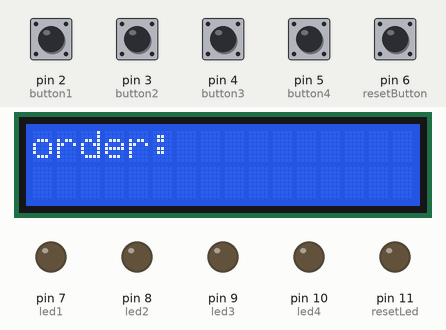
This sketch was run on a simulated Arduino Uno, built with avr-gcc and run on an emulated ATmega328P. Shown: 16×2 character LCD, output pins drawn as LEDs (lit = HIGH). Inputs (shaded band) come from the test bench; at power-on: pin 2 (button1), pin 3 (button2), pin 4 (button3), pin 5 (button4), pin 6 (resetButton) HIGH.

Above: at 1.2 s.
1.3 s: pin 2 (button1) pulled LOW for 0.15 s
At 1.9 s:
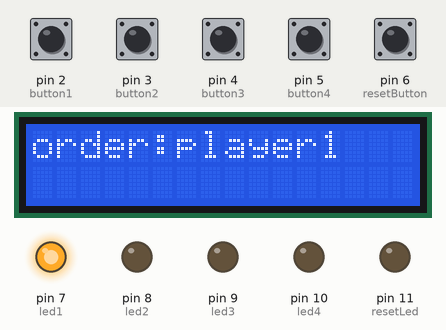
4.4 s: pin 6 (resetButton) pulled LOW for 0.15 s
At 4.59 s:
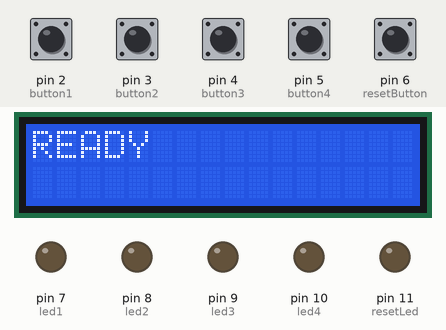
6.2 s: pin 3 (button2) pulled LOW for 0.15 s
At 6.8 s:
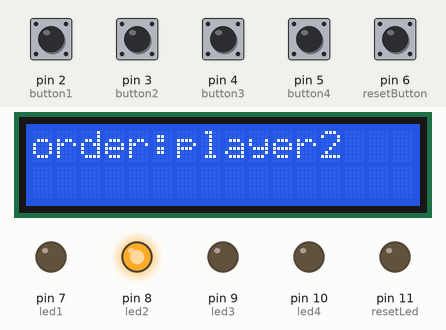
9.3 s: pin 6 (resetButton) pulled LOW for 1 s
At 10.0 s:
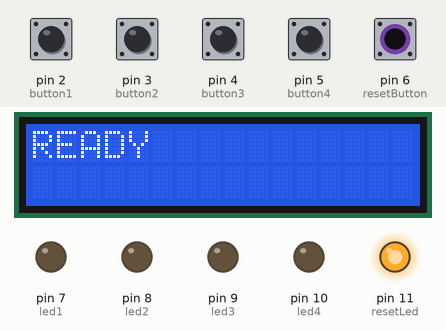
13.3 s: pin 4 (button3) pulled LOW for 0.15 s
At 14.7 s:
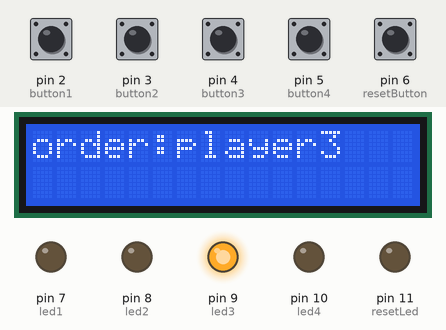
16.4 s: pin 6 (resetButton) pulled LOW for 0.15 s
At 18.2 s:
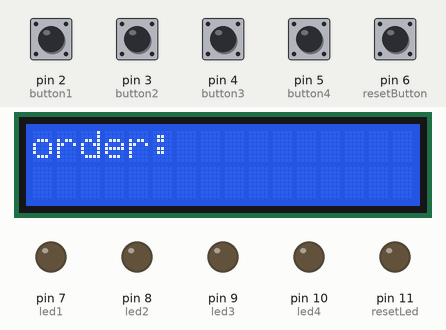
Timing chart, 0 to 19.7 s (numbered marks = the images above; inputs shaded):
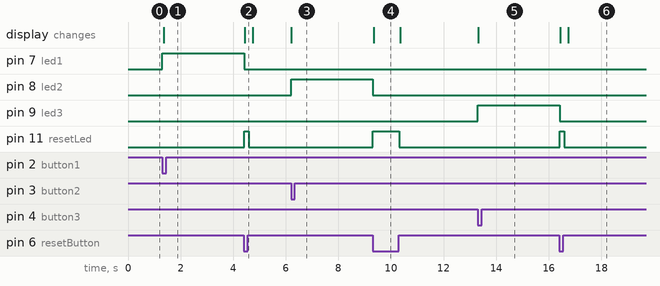

The sketch:

FINAL_CODE_BA_LCD.ino
```cpp
#include <LiquidCrystal_I2C.h>

const int button1 = 2;
const int button2 = 3;
const int button3 = 4;
const int button4 = 5;
const int resetButton = 6;
const int led1 = 7;
const int led2 = 8;
const int led3 = 9;
const int led4 = 10;
const int resetLed = 11;


enum Button
{
    nullBtn, A, B, C, D
};

// LCD
LiquidCrystal_I2C lcd(0x27, 16, 2);

bool buttonsPressed[4] = {false, false, false, false};
Button order[4] = {nullBtn, nullBtn, nullBtn, nullBtn};


void setup() {
  pinMode(button1, INPUT_PULLUP);
  pinMode(button2, INPUT_PULLUP);
  pinMode(button3, INPUT_PULLUP);
  pinMode(button4, INPUT_PULLUP);
  pinMode(resetButton, INPUT_PULLUP);
  pinMode(led1, OUTPUT);
  pinMode(led2, OUTPUT);
  pinMode(led3, OUTPUT);
  pinMode(led4, OUTPUT);
  pinMode(resetLed, OUTPUT);
    // LCD
    lcd.begin();
    lcd.clear();
    lcd.print("Order:");//Hootan Khoda lanatet kone!
}

void loop()
{
    // reset
    if(digitalRead(resetButton) == LOW)
    {
        digitalWrite(resetLed, HIGH);
        for(int i = 0; i < 4; i++)
        {
            buttonsPressed[i] = false;
            digitalWrite(led1 + i, LOW);
            order[i] = nullBtn;
            // print on LCD: READY
            lcd.clear();
            lcd.print("READY");
        }
        delay(12.5);
    }
    else
    {
        digitalWrite(resetLed, LOW);

        // the first player that hits the button
        if(!buttonsPressed[0] && !buttonsPressed[1] && !buttonsPressed[2] && !buttonsPressed[3])
        {
            if(digitalRead(button1) == LOW)
            {
                buttonsPressed[0] = true;
                digitalWrite(led1, HIGH);
                for(int i = 1; i < 4; i++)
                {
                    buttonsPressed[i] = false;
                    digitalWrite(led1 + i, LOW);
                }
            }
            else if(digitalRead(button2) == LOW)
            {
                buttonsPressed[1] = true;
                digitalWrite(led2, HIGH);
                for(int i = 0; i < 4; i++)
                {
                    if(i != 1)
                    {
                        buttonsPressed[i] = false;
                        digitalWrite(led1 + i, LOW);
                    }
                }
            }
            else if(digitalRead(button3) == LOW)
            {
                buttonsPressed[2] = true;
                digitalWrite(led3, HIGH);
                for(int i = 0; i < 4; i++)
                {
                    if(i != 2)
                    {
                        buttonsPressed[i] = false;
                        digitalWrite(led1 + i, LOW);
                    }
                }
            }
            else if(digitalRead(button4) == LOW)
            {
                buttonsPressed[3] = true;
                digitalWrite(led4, HIGH);
                for(int i = 0; i < 4; i++)
                {
                    if(i != 3)
                    {
                        buttonsPressed[i] = false;
                        digitalWrite(led1 + i, LOW);
                    }
                }
            }
        }


        // the order
        for(int i = 0; i < 4; i++)
        {
            if(order[i] == nullBtn)
            {
                if(digitalRead(button1) == LOW)
                    order[i] = A;
                else if(digitalRead(button2) == LOW)
                    order[i] = B;
                else if(digitalRead(button3) == LOW)
                    order[i] = C;
                else if(digitalRead(button4) == LOW)
                    order[i] = D;
            }
            break;
        }

        // show the orders on the LCD
        lcd.clear();
        lcd.print("order:");
        for(int i = 0; i < 4; i++)
        {
            switch(order[i])
            {
                case A:
                    lcd.print("player1");
                    break;
                case B:
                    lcd.print("player2");
                    break;
                case C:
                    lcd.print("player3");
                    break;
                case D:
                    lcd.print("player4");
                    break;
                case nullBtn:
                    break;
            }

            if(i < 3 && order[i + 1] != nullBtn)
                lcd.print("-");
        }
    }
}
```

Measured:
- after the input at 1.3 s, pin 7 (led1): LOW → HIGH at once; the display: changes after 0.05 s (image 1)
- after the input at 4.4 s, pin 7 (led1): HIGH → LOW at once; pin 11 (resetLed): LOW → HIGH at once, → LOW 0.17 s later; the display: changes at once (image 2)
- after the input at 6.2 s, pin 8 (led2): LOW → HIGH at once; the display: changes at once (image 3)
- after the input at 9.3 s, pin 8 (led2): HIGH → LOW at once; pin 11 (resetLed): LOW → HIGH at once, → LOW 1.0 s later; the display: changes at once (image 4)
- after the input at 13.3 s, pin 9 (led3): LOW → HIGH at once; the display: changes at once (image 5)
- after the input at 16.4 s, pin 9 (led3): HIGH → LOW at once; pin 11 (resetLed): LOW → HIGH at once, → LOW 0.17 s later; the display: first changes at once (image 6 shows a later state)
